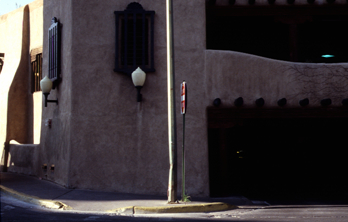
%> input picture GFF_1.0/sourceimages/colourset/garage1.jpg, 348 x 222 px; its folder holds only this picture in this run
$ octave Script.m   (GNU Octave 9; MATLAB toolbox functions it lacks are replaced by stand-ins)
%> lines starting %> are read from the running program, lines starting %| are printed output that depends on the picture; in (x1, y1, x2, y2) boxes, pixels count from 0 and x2, y2 are one past the last pixel; in counts of white or black regions, pixels touching at a corner belong together; the program's own positions count from 1
### GFF_1.0/load_images.m
% This procedure loads a sequence of images
%
% Arguments:
%   'path', refers to a directory which contains a sequence of images
%   'reduce' is an optional parameter that controls downsampling, e.g., reduce = .5
%   downsamples all images by a factor of 2.
%
% tom.mertens@gmail.com, August 2007
%

function I = load_images(path, reduce)
%> called with path = '.\Sourceimages\colourset', reduce = 1

if ~exist('reduce')
    reduce = 1;
end

if (reduce > 1 || reduce <= 0)
    error('reduce must fulfill: 0 < reduce <= 1');
end

% find all JPEG or PPM files in directory
files = dir([path '/*.tif']);
N = length(files);
if (N == 0)
    files = dir([path '/*.jpg']);
    N = length(files);
    if (N == 0)
    files = dir([path '/*.gif']);
    N = length(files);
    if (N == 0)
    files = dir([path '/*.bmp']);
    N = length(files);
    if (N == 0)
    files = dir([path '/*.png']);
    N = length(files);
    if (N == 0)
    error('no files found');
    end
          end
         end
    end
end

% allocate memory
sz = size(imread([path '/' files(1).name]));
%> sz = [222 348 3]
r = floor(sz(1)*reduce);
%> r = 222
c = floor(sz(2)*reduce);
%> c = 348
if length(sz)==3
    I=zeros(r,c,3,N);
%> I: size 222x348x3 double; every value is 0
else
I = zeros(r,c,N);
end
% read all files
for i = 1:N

    % load image
    filename = [path '/' files(i).name];
    im = imread(filename);
%> im is the input picture: size 222x348x3 uint8; mean R, G, B 58.4, 51.9, 55
    if (size(im,1) ~= sz(1) || size(im,2) ~= sz(2))
        error('images must all have the same size');
    end

    % optional downsampling step
    if (reduce < 1)
    im = imresize(im,[r c],'bicubic');
    end
    if size(im,3)==3
    I(:,:,:,i) =im;
    else
    I(:,:,i) = im;
    end
    I=uint8(I);
end

### GFF_1.0/GFF.m
function [F] = GFF(I,r1,eps1,r2,eps2)
% This is the MATLAB implementation of the paper: S.Li,Xudong Kang, and
% J. Hu, "Image Fusion with Guided filtering", IEEE Transactions on Image
% Processing, 2013.
% Example:
%
%          I(:,:,1)=imread('source1.tif');
%          I(:,:,2)=imread('source2.tif');
%          ....
%          I(:,:,N)=imread('sourceN.tif');
%          F=GFF(I);
% The default parameter is set to be:
%          r1=45,eps1=0.3,r2=7,eps2=10^-6
% NOTE: This code is provided for research purposes only. It comes with no
% warranty or guarantee of any kind. If you use this code, please cite our
% paper presented above. Only the code for gray scale image fusion is
% presented here.
%
% The code is edited by Xudong Kang in 01,Jan.,2013

if ~exist('r1')
    r1 = 45; eps1 = 0.3; r2 = 7; eps2 = 10^-6;
else
end
if size(I,3)==3 && size(I,4)~=1
G=rgb2gray_n(I);
else
G=I;
end
% Laplician Filtering
H = LapFilter(G);

% Gaussian Filtering
S = GauSaliency(H);

% Initial Weight Construction
P = IWconstruct(S);

% Weight Optimization with Guided Filtering
W_B = GuidOptimize(G,P,r1,eps1);
W_D = GuidOptimize(G,P,r2,eps2);

% Two Scale Decomposition and Fusion
F = GuidFuse(I,W_B,W_D);

% Image Format Transformation
F = uint8(F*255);

%imwrite(F,'fused_gff.tif')


% [6 lines left out: function rgb2gray_n, not called in this run]

function [ H ] = LapFilter( G )
%Conduct Laplacian filtering on each source image
L = [0 1 0; 1 -4 1; 0 1 0]; % The 3*3 laplacian filter
N = size(G,3);
%> N = 3
G = double(G)/255;
H = zeros(size(G,1),size(G,2),N); % Assign memory
for i = 1:N
    H(:,:,i) = abs(imfilter(G(:,:,i),L,'replicate'));
end
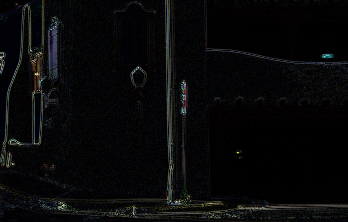
%> H: size 222x348x3 double; mean R, G, B 0.0465, 0.0475, 0.0515; drawn with min black and max white

function [ S ] = GauSaliency( H )
% Using the local average of the absolute value of H to construct the
% saliency maps
N = size(H,3);
S = zeros(size(H,1),size(H,2),N);
for i=1:N
se = fspecial('gaussian',11,5);
S(:,:,i) = imfilter(H(:,:,i),se,'replicate');
end
S = S + 1e-12; %avoids division by zero
S = S./repmat(sum(S,3),[1 1 N]);%Normalize the saliences in to [0-1]

function [P] = IWconstruct( S )
% construct the initial weight maps
[r c N] = size(S);
%> r = 222; c = 348
[X Labels] = max(S,[],3); % find the labels of the maximum
clear X
for i = 1:N
    mono = zeros(r,c);
    mono(Labels==i) = 1;
    P(:,:,i) = mono;
end
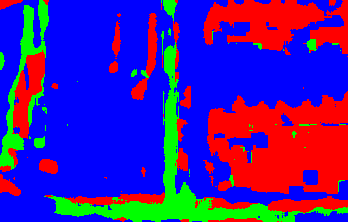
%> P: size 222x348x3 double; mean R, G, B 0.274, 0.111, 0.614
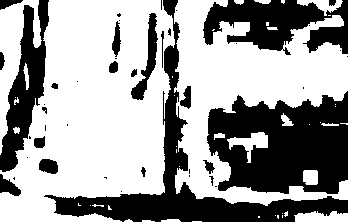
%> mono: size 222x348 double; values 0 (black) and 1 (white), 61.4% white; 44 black regions (24 under 20 px), largest, box (x1, y1, x2, y2) and area: (207, 91, 348, 194) 10500, (44, 0, 348, 222) 8515, (203, 0, 348, 55) 4798

function [W] = GuidOptimize( I, P, r, eps)
%> called with r = 45, eps = 0.3
N = size(I,3);
I = double(I)/255;
for i=1:N
P(:,:,i) = double(P(:,:,i));
W(:,:,i) = guidedfilter(I(:,:,i), P(:,:,i), r, eps);
end
W = uint8(W.*255); % Remove values which are not in the [0-1] range
%> W: size 222x348x3 uint8
W = double(W)/255;
%> W: size 222x348x3 double
W = W + 1e-12; %Normalization
W = W./repmat(sum(W,3),[1 1 N]);
%> call 2 of GuidOptimize, with r = 7, eps = 1e-06
%> after the loop in GuidOptimize (call 2), `for i=1:N`:
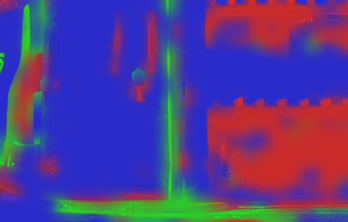
%> W: size 222x348x3 double; mean R, G, B 0.274, 0.112, 0.614; drawn with min black and max white

function [F] = GuidFuse(I, W_B, W_D)
I = double(I)/255;
se = fspecial('average', [31 31]);
if size(I,3)==3 && size(I,4)~=1
[r,c,M,N]=size(I);
F_B = zeros(r,c,M);
F_D = zeros(r,c,M);
for n=1:N
w_B = W_B(:,:,n);
w_D = W_D(:,:,n);
G = I(:,:,:,n);
B = imfilter(G,se,'replicate');
D = G-B;
F_B = F_B+B.*repmat(w_B,[1 1 3]);
F_D = F_D+D.*repmat(w_D,[1 1 3]);
end
else
[r,c,N] = size(I);
F_B = zeros(r,c);
F_D = zeros(r,c);
for n=1:N
w_B = W_B(:,:,n);
w_D = W_D(:,:,n);
B = imfilter(I(:,:,n),se,'replicate');
D = I(:,:,n)-B;
F_B = F_B+B.*w_B;
F_D = F_D+D.*w_D;
end
%> this loop made 3 passes
%> pass 1, in GuidFuse, `D = I(:,:,n)-B;`:
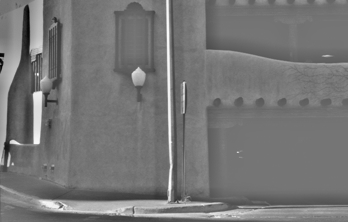
%> D: size 222x348 double; min -0.603, max 0.705, mean 0.00211; drawn with min black and max white
%> after the loop:
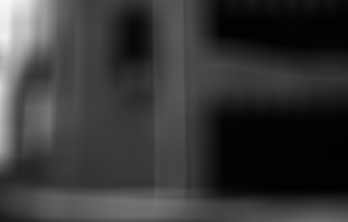
%> F_B: size 222x348 double; min 0.00784, max 0.982, mean 0.216
end
F = F_B+F_D;
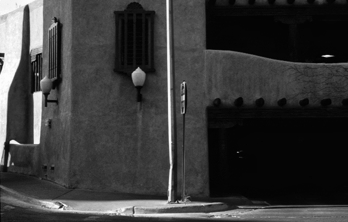
%> F: size 222x348 double; min -0.0124, max 1.02, mean 0.219; drawn with min black and max white

### GFF_1.0/guidedfilter.m
function q = guidedfilter(I, p, r, eps)
%   GUIDEDFILTER   O(1) time implementation of guided filter.
%
%   - guidance image: I (should be a gray-scale/single channel image)
%   - filtering input image: p (should be a gray-scale/single channel image)
%   - local window radius: r
%   - regularization parameter: eps

[hei, wid] = size(I);
N = boxfilter(ones(hei, wid), r); % the size of each local patch; N=(2r+1)^2 except for boundary pixels.

mean_I = boxfilter(I, r) ./ N;
mean_p = boxfilter(p, r) ./ N;
mean_Ip = boxfilter(I.*p, r) ./ N;
cov_Ip = mean_Ip - mean_I .* mean_p; % this is the covariance of (I, p) in each local patch.

mean_II = boxfilter(I.*I, r) ./ N;
var_I = mean_II - mean_I .* mean_I;

a = cov_Ip ./ (var_I + eps); % Eqn. (5) in the paper;
b = mean_p - a .* mean_I; % Eqn. (6) in the paper;

mean_a = boxfilter(a, r) ./ N;
mean_b = boxfilter(b, r) ./ N;

q = mean_a .* I + mean_b; % Eqn. (8) in the paper;
end

### GFF_1.0/boxfilter.m
function imDst = boxfilter(imSrc, r)

%   BOXFILTER   O(1) time box filtering using cumulative sum
%
%   - Definition imDst(x, y)=sum(sum(imSrc(x-r:x+r,y-r:y+r)));
%   - Running time independent of r;
%   - Equivalent to the function: colfilt(imSrc, [2*r+1, 2*r+1], 'sliding', @sum);
%   - But much faster.

[hei, wid] = size(imSrc);
imDst = zeros(size(imSrc));

%cumulative sum over Y axis
imCum = cumsum(imSrc, 1);
%difference over Y axis
imDst(1:r+1, :) = imCum(1+r:2*r+1, :);
imDst(r+2:hei-r, :) = imCum(2*r+2:hei, :) - imCum(1:hei-2*r-1, :);
imDst(hei-r+1:hei, :) = repmat(imCum(hei, :), [r, 1]) - imCum(hei-2*r:hei-r-1, :);

%cumulative sum over X axis
imCum = cumsum(imDst, 2);
%difference over Y axis
imDst(:, 1:r+1) = imCum(:, 1+r:2*r+1);
imDst(:, r+2:wid-r) = imCum(:, 2*r+2:wid) - imCum(:, 1:wid-2*r-1);
imDst(:, wid-r+1:wid) = repmat(imCum(:, wid), [1, r]) - imCum(:, wid-2*r:wid-r-1);
end

### GFF_1.0/Script.m
clc,clear
%%%% gray image fusion
% I = load_images( '.\sourceimages\grayset',1);
% F = GFF(I);
% imshow(F);
%%%% color image fusion
I = load_images( '.\Sourceimages\colourset',1);
F = GFF(I);
figure,imshow(F);

$ run again, on GFF_1.0/sourceimages/colourset/garage5.jpg
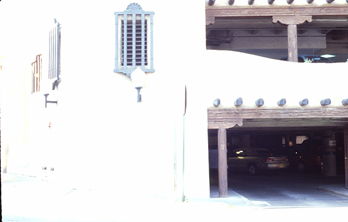
%> input picture GFF_1.0/sourceimages/colourset/garage5.jpg, 348 x 222 px
%> sz = [222 348 3]
%> in load_images, `r = floor(sz(1)*reduce);`: r = 222
%> in load_images, `c = floor(sz(2)*reduce);`: c = 348
%> in load_images, im is the input picture: size 222x348x3 uint8; mean R, G, B 206.4, 204.6, 208.6
%> after the loop in IWconstruct, `for i = 1:N`:
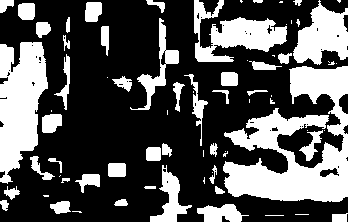
%> mono: size 222x348 double; values 0 (black) and 1 (white), 33.5% white; 74 white regions (30 under 20 px), largest, box (x1, y1, x2, y2) and area: (223, 66, 348, 202) 8527, (0, 42, 48, 184) 4664, (194, 0, 287, 62) 2661
%> in GuidFuse, `F = F_B+F_D;`:
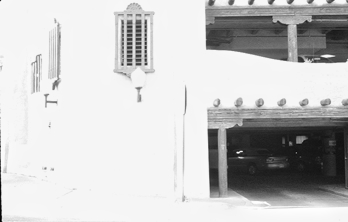
%> F: size 222x348 double; min 0.00856, max 1.03, mean 0.811; drawn with min black and max white

$ run again, on GFF_1.0/sourceimages/colourset/garage6.jpg
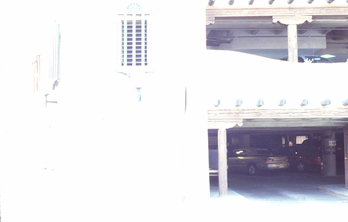
%> input picture GFF_1.0/sourceimages/colourset/garage6.jpg, 348 x 222 px
%> sz = [222 348 3]
%> in load_images, `r = floor(sz(1)*reduce);`: r = 222
%> in load_images, `c = floor(sz(2)*reduce);`: c = 348
%> in load_images, im is the input picture: size 222x348x3 uint8; mean R, G, B 225.2, 224.1, 228.8
%> after the loop in IWconstruct, `for i = 1:N`:
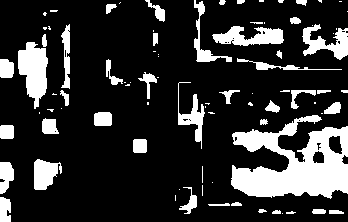
%> mono: size 222x348 double; values 0 (black) and 1 (white), 19.1% white; 85 white regions (42 under 20 px), largest, box (x1, y1, x2, y2) and area: (231, 115, 348, 199) 5660, (18, 42, 48, 109) 1285, (212, 26, 284, 46) 875
%> in GFF, `F = uint8(F*255);`:
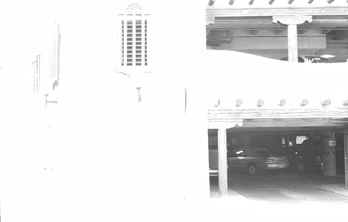
%> F: size 222x348 uint8; min 61, max 255, mean 226.2
